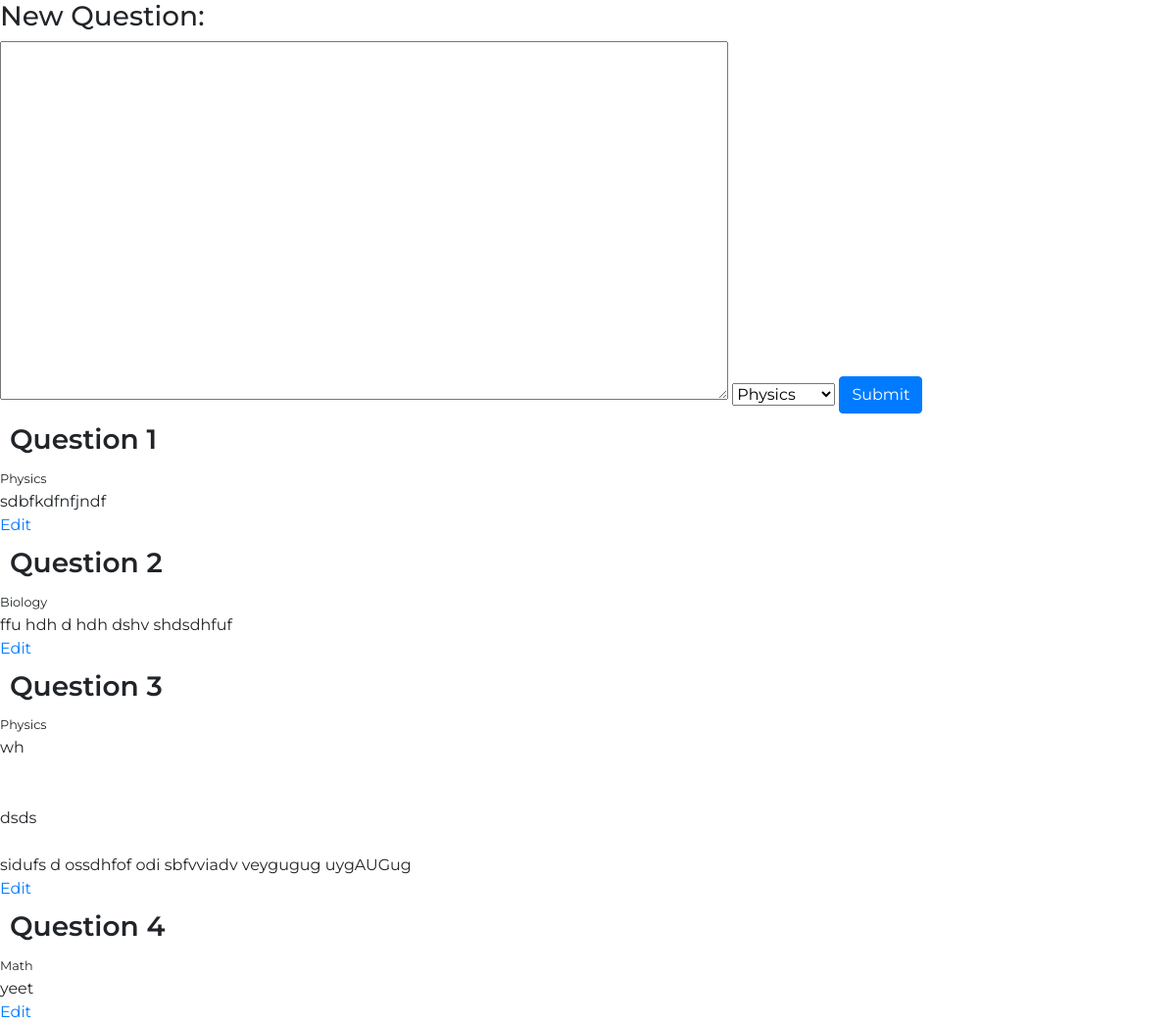
The page /question-portal/1 (signed in) on the database its author committed.
### examPortalApp/models.py (models this page shows)
class Question(models.Model):
    question_number = models.IntegerField(unique=True, null=False)
    question_html = models.CharField(max_length=1000)
    question_subject = models.CharField(max_length=15)

### examPortalApp/views.py (the view)
# urls.py: path('question-portal/<int:page>', views.question_making_page, name="questionportal"),
@login_required
def question_making_page(request, page=1):
    if request.user.username=="admin":
        q=Paginator(Question.objects.all().order_by("question_number"), 10)
        if page not in q.page_range:
            raise Http404
        return render(request, "examPortalApp/questionportal.html", {"questions": q.page(page), "page": page, "pagecount": q.num_pages})
    else:
        return HttpResponseRedirect(reverse("dashboard"))

### examPortalApp/templates/examPortalApp/questionportal.html (shortened to what this page needs)
{% load static %}
<!DOCTYPE html>
<html lang="en" dir="ltr">
  <head>
    <link rel="stylesheet" href="https://stackpath.bootstrapcdn.com/bootstrap/4.4.1/css/bootstrap.min.css">
    <link href="{% static 'examPortalApp/css/styles.css' %}" rel="stylesheet">
  </head>
  <body>
    <div id="new-question">
      <h3>New Question: </h3>
      <form action="{%url 'post_question'%}" method="post" autocomplete="off">
        <textarea style="resize: both" name="content" rows="15" cols="80"></textarea>
        <select name="subject">
          <option value="Physics">Physics</option>
        </select>
        <input class="btn btn-primary" type="submit" value="Submit">
      </form>
    </div>
    <div id="questions">
      {% for question in questions%}
        <div class="question" id="question{{question.pk}}">
          <h2 class="question-heading" id="question-heading-{{question.pk}}">Question <span id="qnumber-{{question.pk}}">{{question.question_number}}</span></h2>
          <small class="question-subject" id="question-subject-{{question.pk}}">{{question.question_subject}}</small>
          <br>
          <div class="question-content" id="question-content-{{question.pk}}">
            {{question.question_html|safe}}
          </div>
          {% if user.username == "admin" %}
          <span data-active="0" class="edit"><a href="#" class="edit-link" onclick="toggleEditBox(this); return false;">Edit</a></span>
          {% endif %}
          <br>
        </div>
      {% empty %}
        <i>Looks like there aren't any questions here yet</i>
      {% endfor %}
    </div>
  </body>
</html>

### examPortalApp/static/examPortalApp/css/styles.css (style rules this page uses)
body { font-family: "Montserrat", sans-serif; }
h2 { font-family: "Montserrat", sans-serif; font-weight: 600; margin: 10px; font-size: 28px; }

### rows shown on the page
Question: question_number "1", question_subject "Physics", question_html "sdbfkdfnfjndf"
Question: question_number "2", question_subject "Biology", question_html "ffu hdh d hdh dshv shdsdhfuf"
Question: question_number "3", question_subject "Physics", question_html "wh dsds sidufs d ossdhfof odi sbfvviadv veygugug uygAUGug"
Question: question_number "4", question_subject "Math", question_html "yeet"
